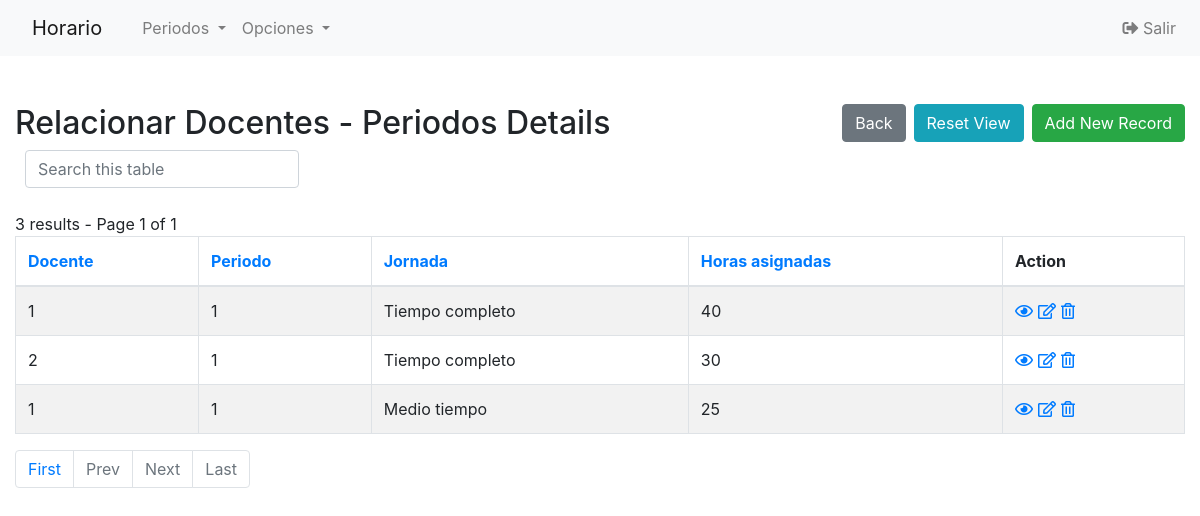
/Codigo/php/docentes_activos-index.php (signed in), run on the app's committed database.
### tables this page shows
CREATE TABLE `docentes_activos` (
  `ID_docente_activo` int(11) NOT NULL,
  `DOCENTES_ID_docente` int(11) NOT NULL,
  `PERIODOS_ID_periodo` int(11) NOT NULL,
  `jornada` varchar(45) DEFAULT NULL,
  `horas_presenciales` int(11) DEFAULT NULL
);

### Codigo/php/config.php (called while the page is built, shortened)
<?php
$no_of_records_per_page = 10;
?>

### Codigo/php/docentes_activos-index.php (the view, shortened to what this page needs)
<!DOCTYPE html>
<html lang="en">
<head>
    <link rel="stylesheet" href="https://stackpath.bootstrapcdn.com/bootstrap/4.5.0/css/bootstrap.min.css">
</head>
<?php require_once('navbar.php'); ?>
<body>
    <section class="pt-5">
        <div class="container-fluid">
            <div class="row">
                <div class="col-md-12">
                    <div class="page-header clearfix">
                        <h2 class="float-left">Relacionar Docentes -  Periodos Details</h2>
                        <a href="docentes_activos-create.php" class="btn btn-success float-right">Add New Record</a>
                        <a href="docentes_activos-index.php" class="btn btn-info float-right mr-2">Reset View</a>
                        <a href="index1.php" class="btn btn-secondary float-right mr-2">Back</a>
                    </div>
                    <div class="form-row">
                        <form action="docentes_activos-index.php" method="get">
                        <div class="col">
                          <input type="text" class="form-control" placeholder="Search this table" name="search">
                        </div>
                    </div>
                    <br>
                    <?php
                    require_once "config.php";
                    $domain   = $_SERVER['HTTP_HOST'];
                    $script   = $_SERVER['SCRIPT_NAME'];
                    $parameters   = $_GET ? $_SERVER['QUERY_STRING'] : "" ;
                    $protocol=($_SERVER['HTTPS'] == "on" ? "https" : "http");
                    $currenturl = $protocol . '://' . $domain. $script . '?' . $parameters;
                    if (isset($_GET['pageno'])) {
                        $pageno = $_GET['pageno'];
                    } else {
                        $pageno = 1;
                    }
                    $offset = ($pageno-1) * $no_of_records_per_page;
                    $total_pages_sql = "SELECT COUNT(*) FROM docentes_activos";
                    $result = mysqli_query($link,$total_pages_sql);
                    $total_rows = mysqli_fetch_array($result)[0];
                    $total_pages = ceil($total_rows / $no_of_records_per_page);
                    $order = 'ID_docente_activo';
                    $sortBy = array('asc', 'desc'); $sort = 'desc';
                    $sql = "SELECT * FROM docentes_activos ORDER BY $order $sort LIMIT $offset, $no_of_records_per_page";
                    $count_pages = "SELECT * FROM docentes_activos";
                    if(!empty($_GET['search'])) {
                        $search = ($_GET['search']);
                        $sql = "SELECT * FROM docentes_activos
                            WHERE CONCAT_WS (DOCENTES_ID_docente,PERIODOS_ID_periodo,jornada,horas_presenciales)
                            LIKE '%$search%'
                            ORDER BY $order $sort
                            LIMIT $offset, $no_of_records_per_page";
                        $count_pages = "SELECT * FROM docentes_activos
                            WHERE CONCAT_WS (DOCENTES_ID_docente,PERIODOS_ID_periodo,jornada,horas_presenciales)
                            LIKE '%$search%'
                            ORDER BY $order $sort";
                    }
                    else {
                        $search = "";
                    }
                    if($result = mysqli_query($link, $sql)){
                        if(mysqli_num_rows($result) > 0){
                            if ($result_count = mysqli_query($link, $count_pages)) {
                               $total_pages = ceil(mysqli_num_rows($result_count) / $no_of_records_per_page);
                           }
                            $number_of_results = mysqli_num_rows($result_count);
                            echo " " . $number_of_results . " results - Page " . $pageno . " of " . $total_pages;
                            echo "<table class='table table-bordered table-striped'>";
                                echo "<thead>";
                                    echo "<tr>";
                                        echo "<th><a href=?search=$search&sort=&order=DOCENTES_ID_docente&sort=$sort>Docente</th>";
										echo "<th><a href=?search=$search&sort=&order=PERIODOS_ID_periodo&sort=$sort>Periodo</th>";
										echo "<th><a href=?search=$search&sort=&order=jornada&sort=$sort>Jornada</th>";
										echo "<th><a href=?search=$search&sort=&order=horas_presenciales&sort=$sort>Horas asignadas</th>";
                                        echo "<th>Action</th>";
                                    echo "</tr>";
                                echo "</thead>";
                                echo "<tbody>";
                                while($row = mysqli_fetch_array($result)){
                                    echo "<tr>";
                                    echo "<td>" . htmlspecialchars($row['DOCENTES_ID_docente']) . "</td>";echo "<td>" . htmlspecialchars($row['PERIODOS_ID_periodo']) . "</td>";echo "<td>" . htmlspecialchars($row['jornada']) . "</td>";echo "<td>" . htmlspecialchars($row['horas_presenciales']) . "</td>";
                                        echo "<td>";
                                            echo "<a href='docentes_activos-read.php?ID_docente_activo=". $row['ID_docente_activo'] ."' title='View Record' data-toggle='tooltip'><i class='far fa-eye'></i></a>";
                                            echo "<a href='docentes_activos-update.php?ID_docente_activo=". $row['ID_docente_activo'] ."' title='Update Record' data-toggle='tooltip'><i class='far fa-edit'></i></a>";
                                            echo "<a href='docentes_activos-delete.php?ID_docente_activo=". $row['ID_docente_activo'] ."' title='Delete Record' data-toggle='tooltip'><i class='far fa-trash-alt'></i></a>";
                                        echo "</td>";
                                    echo "</tr>";
                                }
                                echo "</tbody>";
                            echo "</table>";
?>
                                <ul class="pagination" align-right>
                                <?php
                                    $new_url = preg_replace('/&?pageno=[^&]*/', '', $currenturl);
                                 ?>
                                    <li class="page-item"><a class="page-link" href="<?php echo $new_url .'&pageno=1' ?>">First</a></li>
                                    <li class="page-item <?php if($pageno <= 1){ echo 'disabled'; } ?>">
                                        <a class="page-link" href="<?php if($pageno <= 1){ echo '#'; } else { echo $new_url ."&pageno=".($pageno - 1); } ?>">Prev</a>
                                    </li>
                                    <li class="page-item <?php if($pageno >= $total_pages){ echo 'disabled'; } ?>">
                                        <a class="page-link" href="<?php if($pageno >= $total_pages){ echo '#'; } else { echo $new_url . "&pageno=".($pageno + 1); } ?>">Next</a>
                                    </li>
                                    <li class="page-item <?php if($pageno >= $total_pages){ echo 'disabled'; } ?>">
                                        <a class="page-item"><a class="page-link" href="<?php echo $new_url .'&pageno=' . $total_pages; ?>">Last</a>
                                    </li>
                                </ul>
<?php
                        } else{
                            echo "<p class='lead'><em>No records were found.</em></p>";
                        }
                    } else{
                        echo "ERROR: Could not able to execute $sql. " . mysqli_error($link);
                    }
                    ?>
                </div>
            </div>
        </div>
    </section>
</body>
</html>

### Codigo/php/docentes_activos-index.php (style rules this page uses)
.page-header h2 { margin-top: 0; }
table tr td:last-child a { margin-right: 5px; }
body { font-size: 14px; }

### data on the page
docentes_activos: DOCENTES_ID_docente "1", PERIODOS_ID_periodo "1", jornada "Tiempo completo", horas_presenciales "40"
docentes_activos: DOCENTES_ID_docente "2", PERIODOS_ID_periodo "1", jornada "Tiempo completo", horas_presenciales "30"
docentes_activos: DOCENTES_ID_docente "1", PERIODOS_ID_periodo "1", jornada "Medio tiempo", horas_presenciales "25"

### other printed values
$number_of_results "3"
$pageno "1"
$total_pages "1"
